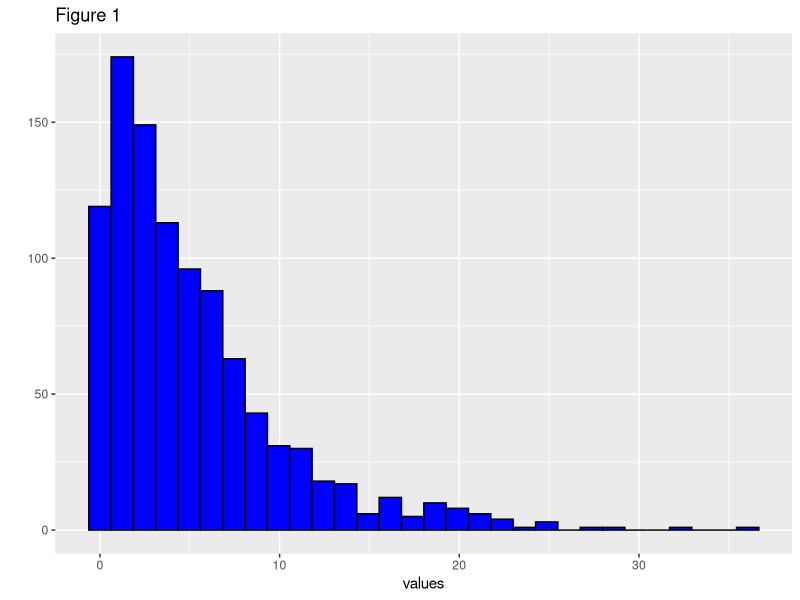
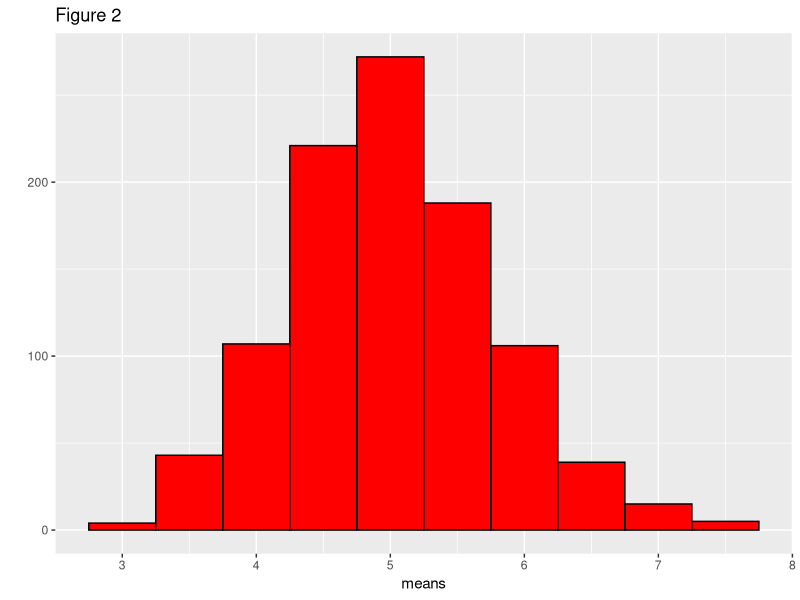

Source code (R) for these figures, in order: (Note: this script raises an error after producing the figures.)
## ---- chunk 1
library(ggplot2)

set.seed(123)
qplot(rexp(1000,.2),geom = "histogram",fill = I("blue"),color = I("black"),
      xlab = "values",main = "Figure 1")
## ---- chunk 2
# defined parameters
n <- 40
lambda <- .2

# simulation
set.seed(123)
means <- NULL
for(i in 1:1000) means <- c(means,mean(rexp(n,lambda)))

qplot(means,geom = "histogram",binwidth = .5,fill = I("red"),
      color = I("black"),main = "Figure 2")
## ---- chunk 3
# theoretical mean
1/lambda
## ---- chunk 4
# our sample mean
mean(means)
## ---- chunk 5
# theoretical variance
(1/lambda)^2/n
## ---- chunk 6
# our sample variance
var(means)
## ---- chunk 7
qplot(means,geom = "blank", main = "Figure 3")+
  geom_histogram(aes(y =..density..),binwidth = .5, color = I("black"),fill = I("blue"))+
  stat_function(fun = dnorm,args = list(mean = mean(means),sd = sd(means)))+
  geom_vline(aes(xintercept = mean(means)),color = "red",size = 1.5)
